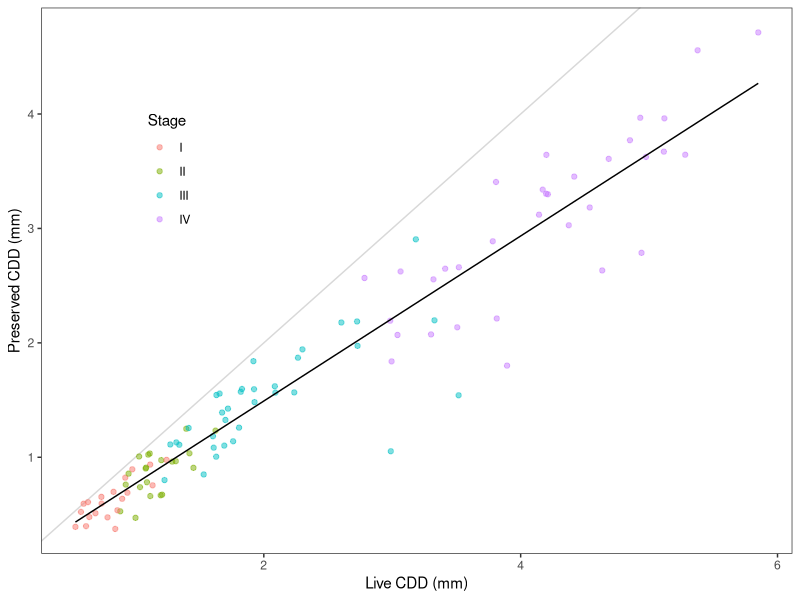
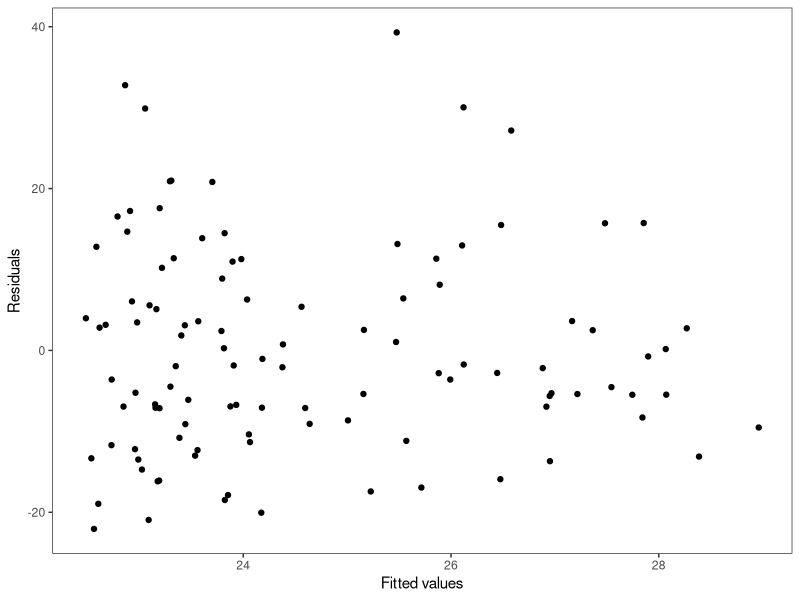
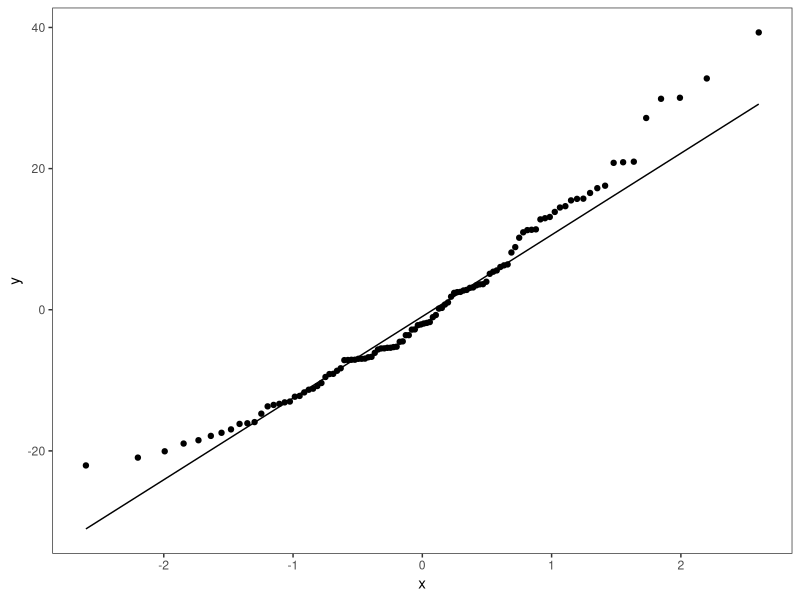
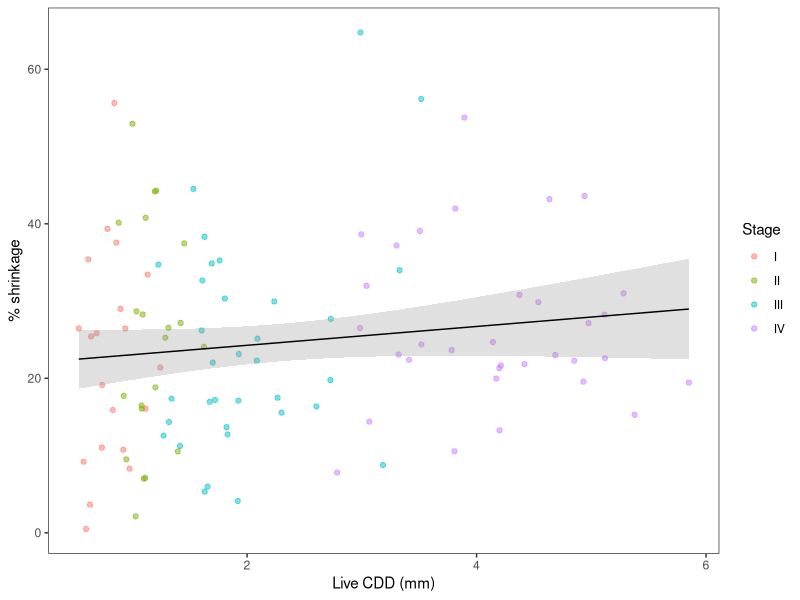

Write the R code that produced these figures, in order.

#   Ephyrae shrincage

# Author: Daniel Ottmann
# Created: July 2020
# Last update: Aoril 2021


###########################################
#       Readme

# This script evaluates the shrincage of ephyrae after formaline 4% preservation
# Samples were colected in June/July 2019 in the TUNIBAL survey around the Balearic Islands
# Central Disc Diamter of ephryae were measured inmediatelly after sampling and 4-6?? months after preservation


#######################################################################################################################


##################################################################
# Set the working directory
setwd("C:/Users/danie/Google Drive/_phd/Projects/ephyrae/pelagia_ephyrae_stage_determination/")


#############################
# Load packages:
library(tidyverse)


#############################################################
# Load the data
data <- read.delim('in/data_shrincage.txt', sep = '\t', header = T, stringsAsFactors = F, dec = ".")


#########################
# Edit data frame:
df <- data %>%
  mutate(cdd_shrincage = cdd_preserved - cdd_fresh,
         shrincage_ratio = -100 * (cdd_shrincage / cdd_fresh)) %>%
  filter(cdd_shrincage < 0)


########################################################
# Get equation of shrincage as a function of live size:
m0 <- lm(cdd_preserved ~ cdd_fresh, data = df)

summary(m0)  # CDD_preserved = 0.05 + 0.72 * CDD_live  ;  R^2 = 0.92


# Plot CDD live vs preserved:
p <- ggplot(data = df) +
  geom_abline(intercept = 0, slope = 1, color = "gray", alpha = .6) +
  geom_point(aes(x = cdd_fresh, y = cdd_preserved, color = stage), alpha = .5) +
  labs(color = "Stage") +
  geom_smooth(aes(x = cdd_fresh, y = cdd_preserved), method = "lm", color = "black", se = F, size = .5) +
  ylab("Preserved CDD (mm)") +
  xlab("Live CDD (mm)") +
  theme_bw() +
  theme(panel.grid = element_blank(),
        legend.position = c(.17, .7))

# png(filename = "plots/shrinkage.png", width = 7, height = 7, units = "cm", res = 300)
p
dev.off()


######################################################
# Test differences of % shrincage across sizes:
m0 <- lm(shrincage_ratio ~ cdd_fresh, data = df)
m1 <- lm(shrincage_ratio ~ 1, data = df)

anova(m0, m1) # Not signifficant

# What is the average schrincage?
mean(df$shrincage_ratio)  # 24.6 %


######################
# Model diagnostics

# Residuals vs fitted values:
df$residuals <- resid(m0, type = "pearson")
df$fits <- fitted(m0)

# Plot it out:
p <- ggplot() +
  geom_point(data = df, aes(x = fits, y = residuals)) +
  ylab("Residuals") +
  xlab("Fitted values") +
  theme_bw() +
  theme(panel.grid = element_blank())

# png(filename = "plots/shrinkage_residual_vs_fits.png", width = 7, height = 7, units = "cm", res = 300)
p
dev.off()

# Normal QQ-plot:
p <- ggplot(data = df, aes(sample = residuals)) +
  stat_qq() + stat_qq_line() +
  theme_bw() +
  theme(panel.grid = element_blank())

# png(filename = "plots/srinkage_QQ.png", width = 7, height = 7, units = "cm", res = 300)
p
dev.off()


###########################################
# Plot % shrincage across size and stages:
p <- ggplot(data = df) +
  geom_point(aes(x = cdd_fresh, y = shrincage_ratio, color = stage), alpha = .5) +
  labs(color = "Stage") +
  geom_smooth(aes(x = cdd_fresh, y = shrincage_ratio), method = "lm", color = "black", size = .5, alpha = .3) +
  ylab("% shrinkage") +
  xlab("Live CDD (mm)") +
  theme_bw() +
  theme(panel.grid = element_blank())

# png(filename = "plots/shrinkage_ratio.png", width = 9, height = 6, units = "cm", res = 300)
p
dev.off()


#                              END OF SCRIPT
##########################################################################